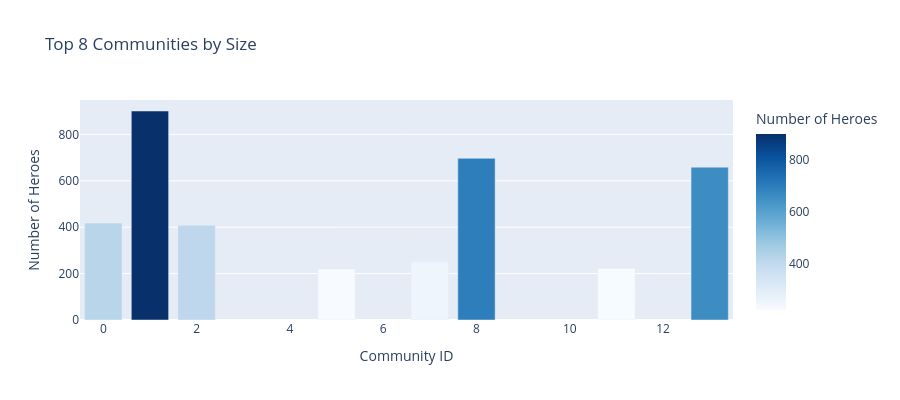

Notebook cell for this chart:
### Markdown cell above
#### Part 4.3: Community Detection Results 
The Louvain algorithm detected communities purely from the network structure, i.e., with no Marvel knowledge involved. The chart below then shows the largest communities by size, and the table maps the top heroes in each community to help interpret what each one represents. Main question to ask ourselves here is do they look like real Marvel teams?

### Code cell
# top 8 communities by size 
top_communities = (
    metrics_df.groupby("community").size().reset_index(name="size").sort_values("size", ascending=False).head(8)
)

fig = px.bar(
    top_communities, 
    x="community", 
    y="size", 
    title="Top 8 Communities by Size", 
    labels={"community": "Community ID", "size": "Number of Heroes"},
    color="size", 
    color_continuous_scale="Blues", 
    height=400
)
fig.show()

### Figure 1 — Plotly figure (JSON) as saved in the notebook; plotly's stock layout.template omitted (floating-point values rounded to 4 significant figures)
{"data": [{"hovertemplate": "Community ID=%{x}<br>Number of Heroes=%{marker.color}<extra></extra>", "legendgroup": "", "marker": {"color": [901, 697, 659, 418, 408, 251, 222, 220], "coloraxis": "coloraxis", "pattern": {"shape": ""}}, "name": "", "orientation": "v", "showlegend": false, "textposition": "auto", "type": "bar", "x": [1, 8, 13, 0, 2, 7, 11, 5], "xaxis": "x", "y": [901, 697, 659, 418, 408, 251, 222, 220], "yaxis": "y"}], "layout": {"barmode": "relative", "coloraxis": {"colorbar": {"title": {"text": "Number of Heroes"}}, "colorscale": [[0, "rgb(247,251,255)"], [0.125, "rgb(222,235,247)"], [0.25, "rgb(198,219,239)"], [0.375, "rgb(158,202,225)"], [0.5, "rgb(107,174,214)"], [0.625, "rgb(66,146,198)"], [0.75, "rgb(33,113,181)"], [0.875, "rgb(8,81,156)"], [1, "rgb(8,48,107)"]]}, "height": 400, "legend": {"tracegroupgap": 0}, "title": {"text": "Top 8 Communities by Size"}, "xaxis": {"anchor": "y", "domain": [0, 1], "title": {"text": "Community ID"}}, "yaxis": {"anchor": "x", "domain": [0, 1], "title": {"text": "Number of Heroes"}}}}
